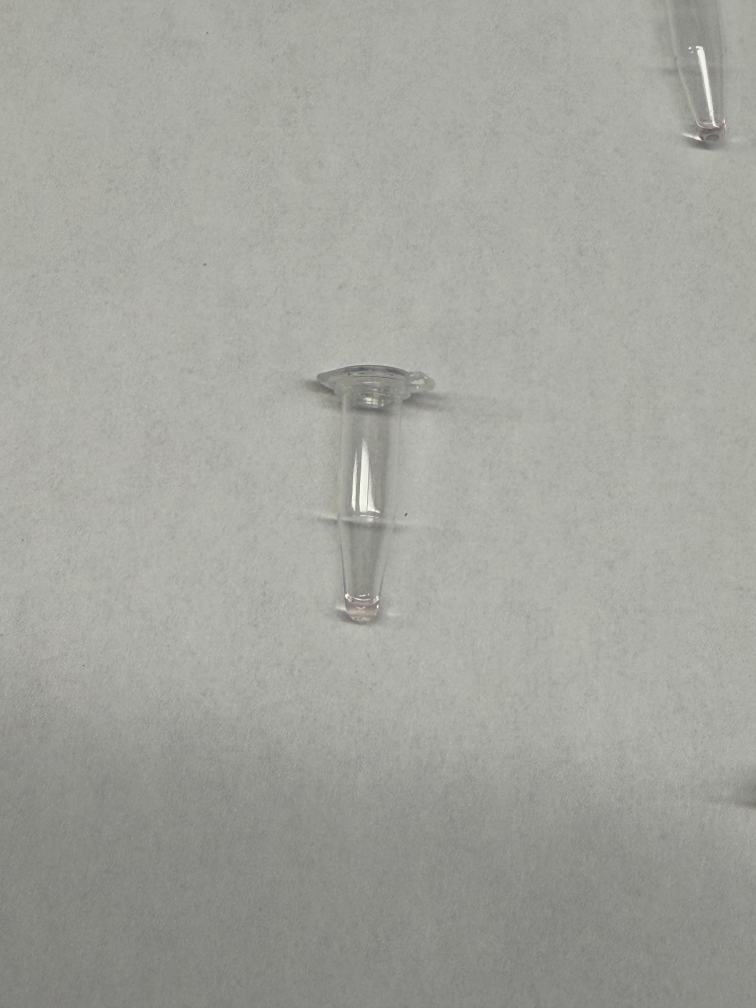
#> input picture image-segmenting/concentration-jpeg-2/IMG_8886.jpeg, 3024 x 4032 px (shown at 1/4 size)
$ python -i tube_detector.py   (imports and definitions only)
#> lines starting #> are read from the running program, lines starting #| are printed output that depends on the picture; after the words box and inside, x2 and y2 are one past the last pixel; in counts of white or black regions, pixels touching at a corner belong together
#> further down, picture is the input picture: shape (4032, 3024, 3); mean B, G, R 157.9, 164, 163.1
"""
tube_detector.py
----------------
Shared detection pipeline: background separation, contour finding,
shape filtering, and tip ROI extraction.

Returns a list of tube ROI dicts consumed by each processor.
"""

import cv2
import numpy as np


def detect_tubes(img, area_min=3000, aspect_ratio_min=1.8,
                 solidity_min=0.5, extent_min=0.35,
                 wall_margin_x=0.15, wall_margin_y=0.05,
                 tip_fraction=0.28):

    # ── PREPROCESSING ─────────────────────────────────────────────────────────
#> called with area_min = 3000, aspect_ratio_min = 1.8, solidity_min = 0.5, extent_min = 0.35, wall_margin_x = 0.15, wall_margin_y = 0.05, tip_fraction = 0.28
    gray = cv2.cvtColor(img, cv2.COLOR_BGR2GRAY)
    blurred = cv2.GaussianBlur(gray, (5, 5), 0)

    # Adaptive threshold handles variable backgrounds much better than GrabCut
    # for closely-spaced objects
    thresh = cv2.adaptiveThreshold(
        blurred, 255,
        cv2.ADAPTIVE_THRESH_GAUSSIAN_C,
        cv2.THRESH_BINARY_INV,
        blockSize=31,
        C=4
    )
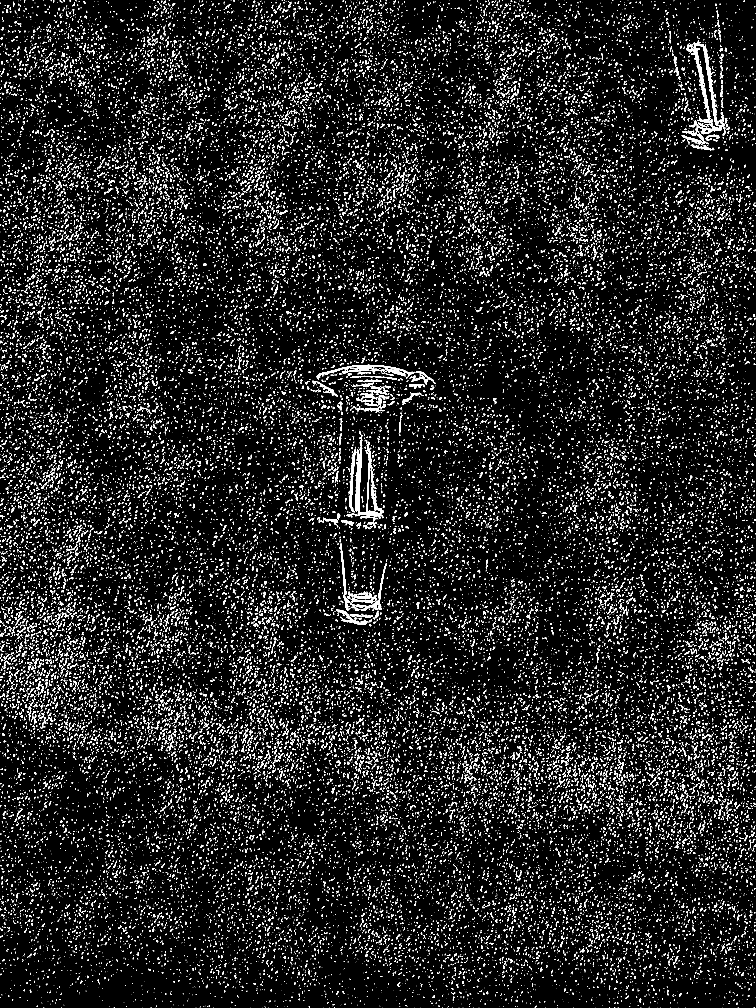
#> thresh: shape (4032, 3024) (shown at 1/4 size); 6.3% white; 48733 white regions (36150 under 20 px), largest, box (x1, y1, x2, y2) and area: (2746, 170, 2902, 542) 10495, (1421, 1758, 1536, 2066) 8225, (1266, 1459, 1662, 1519) 4946

    # Clean up small noise
    kernel = cv2.getStructuringElement(cv2.MORPH_RECT, (3, 3))
    thresh = cv2.morphologyEx(thresh, cv2.MORPH_OPEN, kernel, iterations=2)
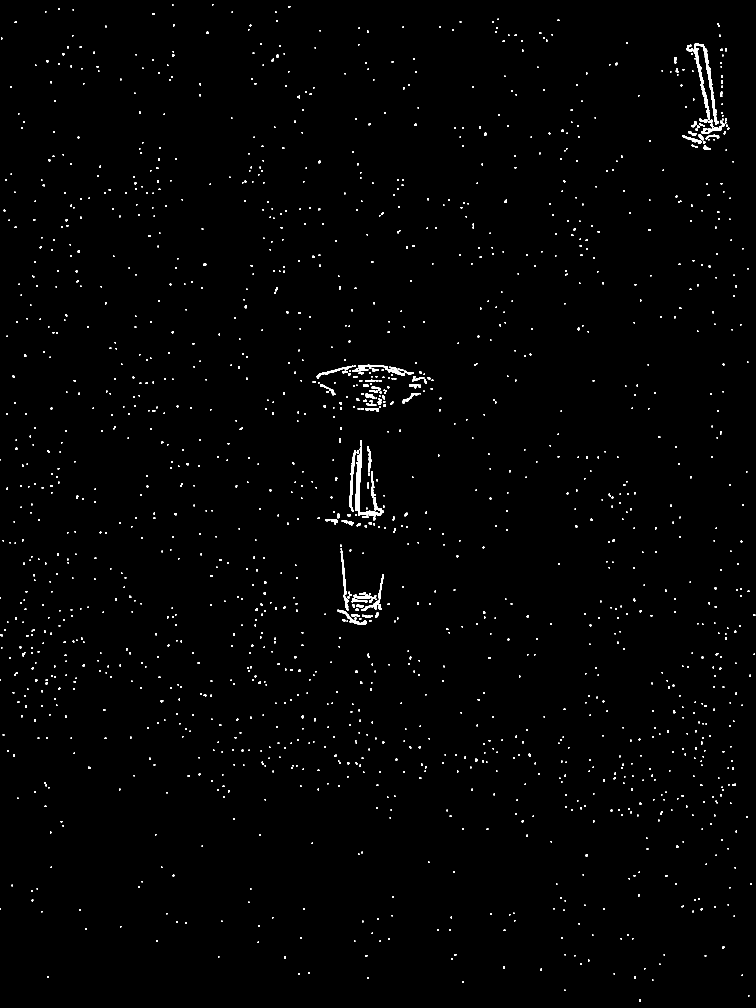
#> thresh: shape (4032, 3024) (shown at 1/4 size); 0.78% white; 1717 white regions (2 under 20 px), largest, box (x1, y1, x2, y2) and area: (1421, 1787, 1535, 2065) 5518, (2746, 175, 2840, 480) 3780, (2813, 192, 2866, 464) 2635

    # Close small gaps between nearby edges so each tube stays as one blob
    kernel_close = cv2.getStructuringElement(cv2.MORPH_RECT, (5, 5))
    thresh = cv2.morphologyEx(thresh, cv2.MORPH_CLOSE, kernel_close, iterations=3)
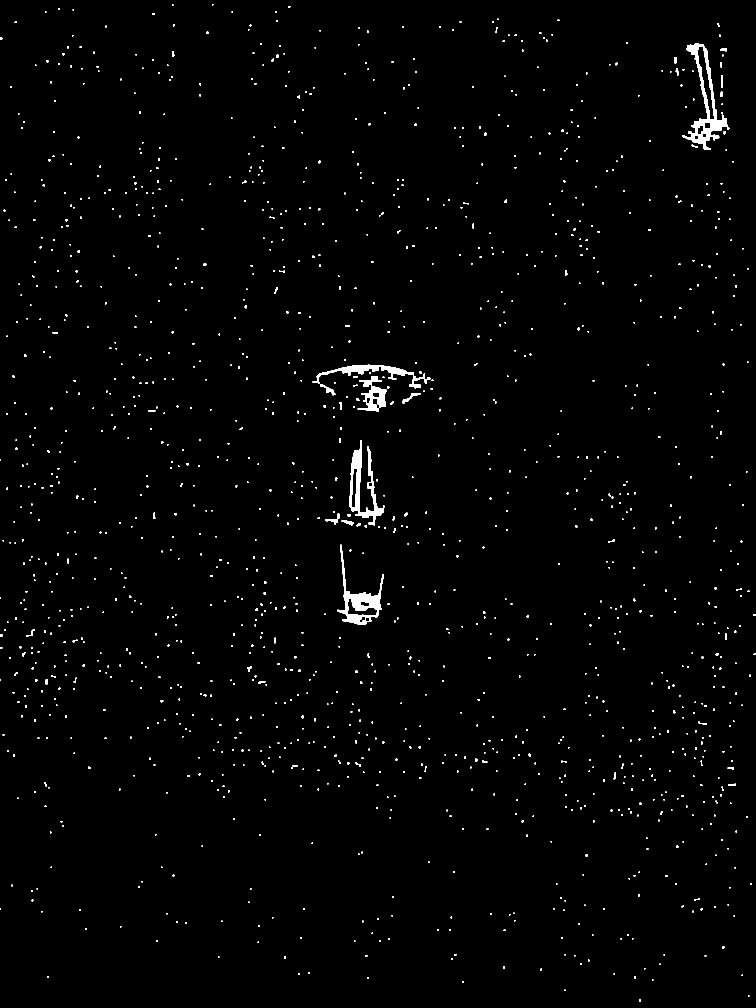
#> thresh: shape (4032, 3024) (shown at 1/4 size); 0.94% white; 1498 white regions (2 under 20 px)

    # ── CONTOURS ──────────────────────────────────────────────────────────────
    contours, _ = cv2.findContours(thresh, cv2.RETR_EXTERNAL, cv2.CHAIN_APPROX_SIMPLE)
#> contours = 1498 contours, 600 with area under 20; largest, box (x1, y1, x2, y2) and area: (2729, 175, 2917, 600) 23210, (1350, 2179, 1535, 2500) 16686, (1397, 1761, 1537, 2101) 14320, (1251, 1459, 1722, 1553) 8212, (1431, 1504, 1546, 1647) 6822

    # ── SHAPE FILTERING ───────────────────────────────────────────────────────
    tubes = []
    for cnt in contours:
        area = cv2.contourArea(cnt)
        if area < area_min:
            continue

        x, y, w, h = cv2.boundingRect(cnt)
        aspect_ratio = h / w
        hull = cv2.convexHull(cnt)
        hull_area = cv2.contourArea(hull)
        solidity = area / hull_area if hull_area > 0 else 0
        extent = area / (w * h)

        if (aspect_ratio > aspect_ratio_min
                and solidity > solidity_min
                and extent > extent_min):

            mx = int(w * wall_margin_x)
            my = int(h * wall_margin_y)
            x1 = x + mx
            x2 = x + w - mx
            y1 = y + my
            y2 = y + h - my

            tip_y_start = y1 + int((y2 - y1) * (1 - tip_fraction))

            tubes.append({
                "bbox": (x, y, w, h),
                "tip_coords": (x1, tip_y_start, x2, y2),
            })
#> this loop made 1498 passes
#> area on passes 1, 8, 11: 38, 24, 24.5
#> after the loop, tubes = []

    return tubes


# [17 lines left out: function draw_detections, not called in this run]

>>> import cv2
>>> picture = cv2.imread('concentration-jpeg-2/IMG_8886.jpeg')
>>> result = detect_tubes(picture)
#> result = []

$ run again, on image-segmenting/concentration-jpeg-2/IMG_8888.jpeg
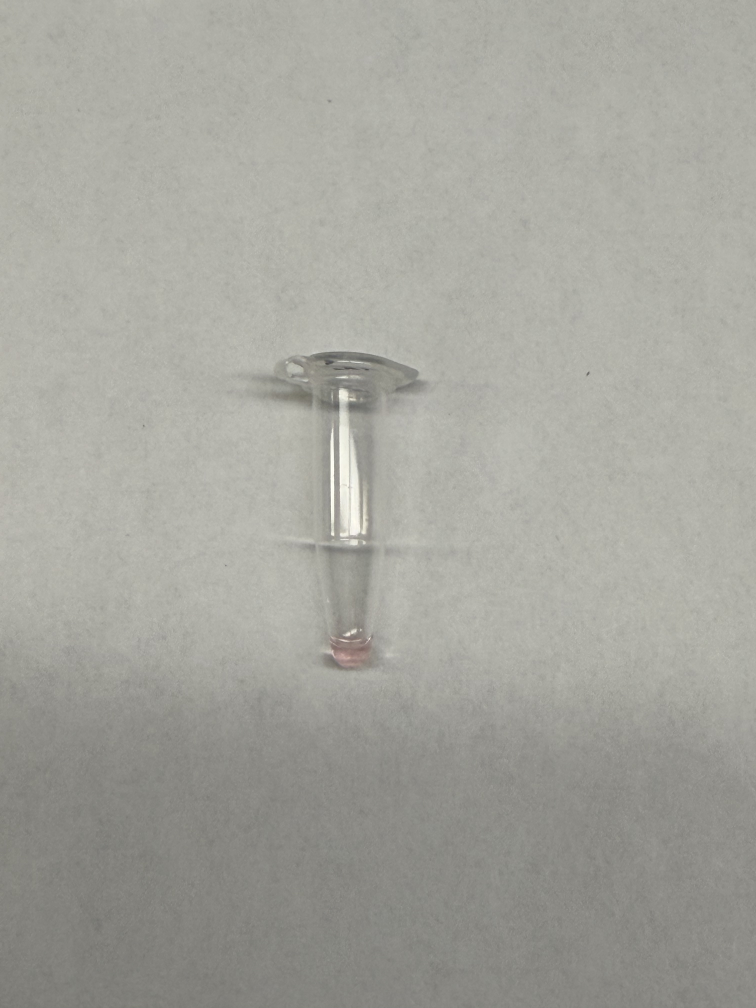
#> input picture image-segmenting/concentration-jpeg-2/IMG_8888.jpeg, 3024 x 4032 px (shown at 1/4 size)
#> picture is the input picture: shape (4032, 3024, 3); mean B, G, R 156.8, 163.9, 164.2
#> in detect_tubes, `thresh = cv2.adaptiveThreshold( blurred, 255, cv2.ADAPTIVE_THRESH_GAUS..`:
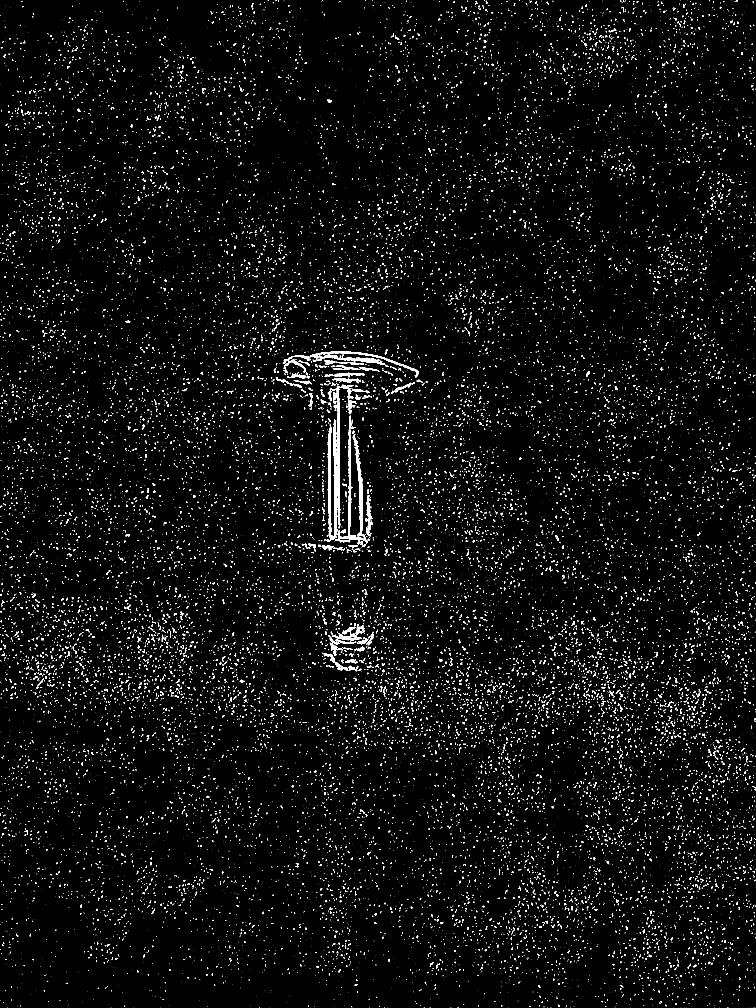
#> thresh: shape (4032, 3024) (shown at 1/4 size); 2.4% white; 25035 white regions (21486 under 20 px), largest, box (x1, y1, x2, y2) and area: (1305, 1539, 1414, 2167) 14920, (1340, 1663, 1472, 2169) 9273, (1240, 1406, 1675, 1510) 3280
#> in detect_tubes, `thresh = cv2.morphologyEx(thresh, cv2.MORPH_CLOSE, kernel_close, itera..`:
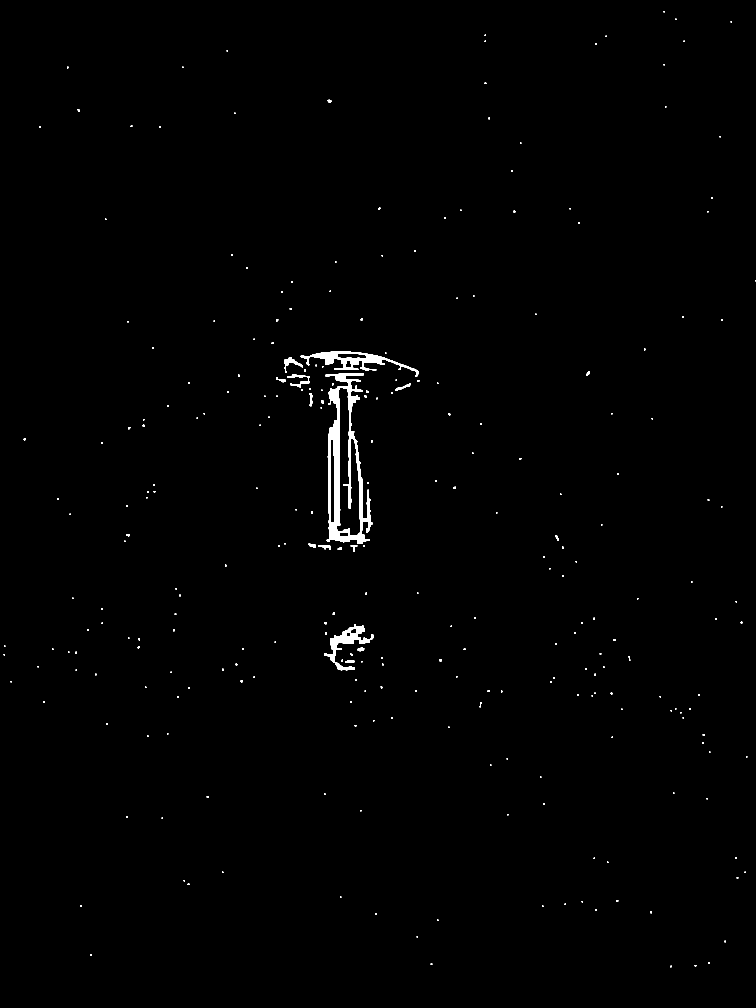
#> thresh: shape (4032, 3024) (shown at 1/4 size); 0.58% white; 273 white regions (1 under 20 px)
#> contours = 273 contours, 124 with area under 20; largest, box (x1, y1, x2, y2) and area: (1301, 1492, 1489, 2176) 73731, (1203, 1406, 1675, 1508) 12783, (1296, 2496, 1493, 2681) 8462, (1150, 1496, 1239, 1549) 1143, (1136, 1428, 1212, 1491) 1116
#> the loop in detect_tubes, `for cnt in contours:` made 273 passes
#> (area, x, y, w, h, aspect_ratio, hull_area, solidity) on pass 210: (73731, 1301, 1492, 188, 684, 3.64, 113870.5, 0.647)
#> after the loop in detect_tubes, `for cnt in contours:`: tubes = 1 item
